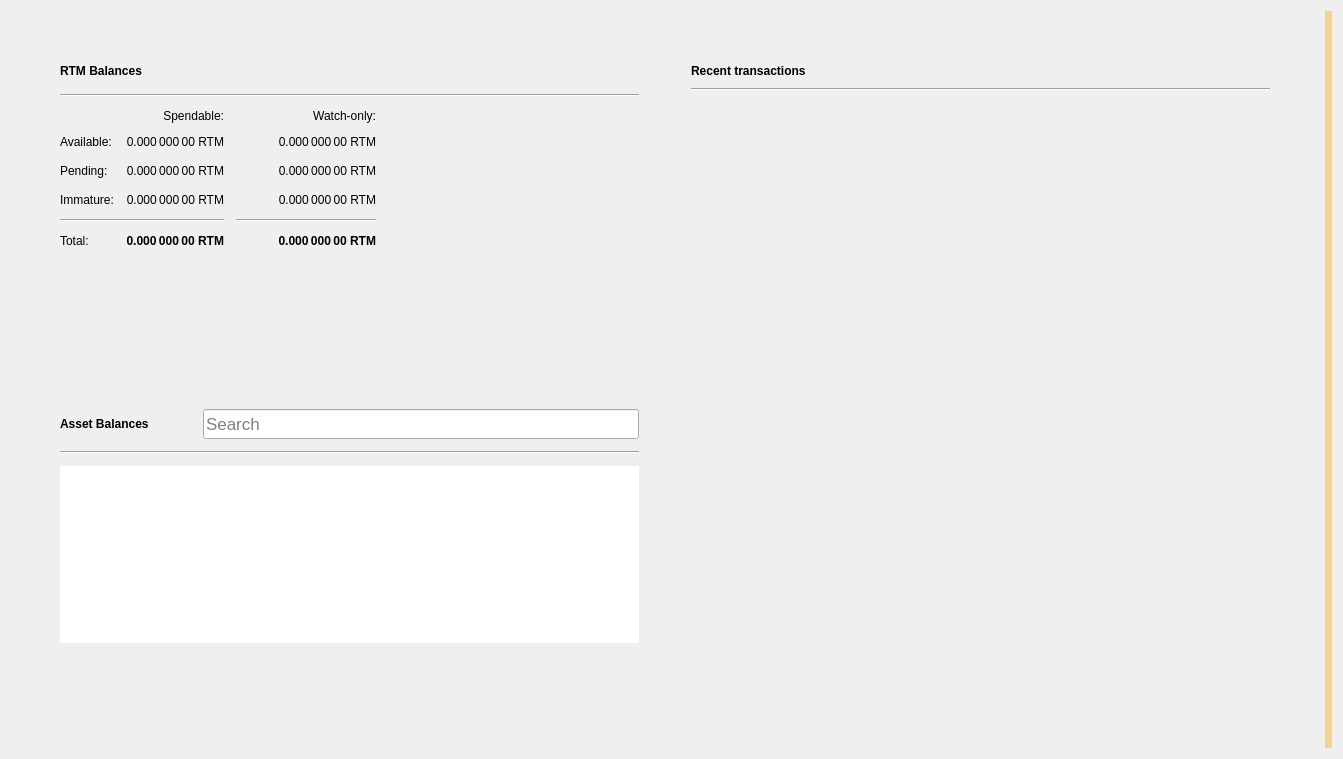
<?xml version="1.0" encoding="UTF-8"?>
<ui version="4.0">
 <class>OverviewPage</class>
 <widget class="QWidget" name="OverviewPage">
  <property name="geometry">
   <rect>
    <x>0</x>
    <y>0</y>
    <width>1343</width>
    <height>759</height>
   </rect>
  </property>
  <property name="windowTitle">
   <string>Form</string>
  </property>
  <property name="autoFillBackground">
   <bool>false</bool>
  </property>
  <layout class="QGridLayout" name="gridLayout_3">
   <item row="0" column="1">
    <layout class="QVBoxLayout" name="verticalLayout_7">
     <property name="spacing">
      <number>0</number>
     </property>
     <property name="leftMargin">
      <number>0</number>
     </property>
     <property name="topMargin">
      <number>0</number>
     </property>
     <property name="rightMargin">
      <number>0</number>
     </property>
     <property name="bottomMargin">
      <number>0</number>
     </property>
     <item>
      <layout class="QHBoxLayout" name="horizontalLayout" stretch="0,0">
       <property name="spacing">
        <number>34</number>
       </property>
       <property name="sizeConstraint">
        <enum>QLayout::SetMaximumSize</enum>
       </property>
       <property name="leftMargin">
        <number>40</number>
       </property>
       <property name="topMargin">
        <number>40</number>
       </property>
       <property name="rightMargin">
        <number>40</number>
       </property>
       <property name="bottomMargin">
        <number>40</number>
       </property>
       <item>
        <layout class="QVBoxLayout" name="verticalLayout_2">
         <property name="spacing">
          <number>34</number>
         </property>
         <property name="rightMargin">
          <number>0</number>
         </property>
         <item>
          <widget class="QFrame" name="frame">
           <property name="sizePolicy">
            <sizepolicy hsizetype="Preferred" vsizetype="Preferred">
             <horstretch>0</horstretch>
             <verstretch>0</verstretch>
            </sizepolicy>
           </property>
           <property name="frameShape">
            <enum>QFrame::NoFrame</enum>
           </property>
           <property name="frameShadow">
            <enum>QFrame::Raised</enum>
           </property>
           <property name="lineWidth">
            <number>10</number>
           </property>
           <layout class="QVBoxLayout" name="verticalLayout_4">
            <property name="spacing">
             <number>12</number>
            </property>
            <item>
             <layout class="QHBoxLayout" name="horizontalLayout_4">
              <item>
               <widget class="QLabel" name="rvnBalancesLabel">
                <property name="font">
                 <font>
                  <weight>75</weight>
                  <bold>true</bold>
                 </font>
                </property>
                <property name="text">
                 <string>RTM Balances</string>
                </property>
               </widget>
              </item>
              <item>
               <widget class="QPushButton" name="labelWalletStatus">
                <property name="enabled">
                 <bool>true</bool>
                </property>
                <property name="maximumSize">
                 <size>
                  <width>30</width>
                  <height>16777215</height>
                 </size>
                </property>
                <property name="toolTip">
                 <string>The displayed information may be out of date. Your wallet automatically synchronizes with the Raptoreum network after a connection is established, but this process has not completed yet.</string>
                </property>
                <property name="text">
                 <string/>
                </property>
                <property name="icon">
                 <iconset>
                  <normaloff>:/icons/warning</normaloff>
                  <disabledoff>:/icons/warning</disabledoff>:/icons/warning</iconset>
                </property>
                <property name="iconSize">
                 <size>
                  <width>24</width>
                  <height>24</height>
                 </size>
                </property>
                <property name="flat">
                 <bool>true</bool>
                </property>
               </widget>
              </item>
              <item>
               <spacer name="horizontalSpacer_3">
                <property name="orientation">
                 <enum>Qt::Horizontal</enum>
                </property>
                <property name="sizeHint" stdset="0">
                 <size>
                  <width>40</width>
                  <height>20</height>
                 </size>
                </property>
               </spacer>
              </item>
             </layout>
            </item>
            <item>
             <widget class="Line" name="line_2">
              <property name="orientation">
               <enum>Qt::Horizontal</enum>
              </property>
             </widget>
            </item>
            <item>
             <layout class="QGridLayout" name="gridLayout">
              <property name="spacing">
               <number>12</number>
              </property>
              <item row="3" column="2">
               <widget class="QLabel" name="labelWatchImmature">
                <property name="font">
                 <font>
                  <weight>50</weight>
                  <bold>false</bold>
                 </font>
                </property>
                <property name="cursor">
                 <cursorShape>IBeamCursor</cursorShape>
                </property>
                <property name="toolTip">
                 <string>Mined balance in watch-only addresses that has not yet matured</string>
                </property>
                <property name="text">
                 <string notr="true">0.000 000 00 RTM</string>
                </property>
                <property name="alignment">
                 <set>Qt::AlignRight|Qt::AlignTrailing|Qt::AlignVCenter</set>
                </property>
                <property name="textInteractionFlags">
                 <set>Qt::LinksAccessibleByMouse|Qt::TextSelectableByKeyboard|Qt::TextSelectableByMouse</set>
                </property>
               </widget>
              </item>
              <item row="2" column="3">
               <spacer name="horizontalSpacer_2">
                <property name="orientation">
                 <enum>Qt::Horizontal</enum>
                </property>
                <property name="sizeHint" stdset="0">
                 <size>
                  <width>40</width>
                  <height>20</height>
                 </size>
                </property>
               </spacer>
              </item>
              <item row="1" column="0">
               <widget class="QLabel" name="labelBalanceText">
                <property name="text">
                 <string>Available:</string>
                </property>
               </widget>
              </item>
              <item row="1" column="2">
               <widget class="QLabel" name="labelWatchAvailable">
                <property name="font">
                 <font>
                  <weight>50</weight>
                  <bold>false</bold>
                 </font>
                </property>
                <property name="cursor">
                 <cursorShape>IBeamCursor</cursorShape>
                </property>
                <property name="toolTip">
                 <string>Your current balance in watch-only addresses</string>
                </property>
                <property name="text">
                 <string notr="true">0.000 000 00 RTM</string>
                </property>
                <property name="alignment">
                 <set>Qt::AlignRight|Qt::AlignTrailing|Qt::AlignVCenter</set>
                </property>
                <property name="textInteractionFlags">
                 <set>Qt::LinksAccessibleByMouse|Qt::TextSelectableByKeyboard|Qt::TextSelectableByMouse</set>
                </property>
               </widget>
              </item>
              <item row="2" column="1">
               <widget class="QLabel" name="labelUnconfirmed">
                <property name="font">
                 <font>
                  <weight>50</weight>
                  <bold>false</bold>
                 </font>
                </property>
                <property name="cursor">
                 <cursorShape>IBeamCursor</cursorShape>
                </property>
                <property name="toolTip">
                 <string>Total of transactions that have yet to be confirmed, and do not yet count toward the spendable balance</string>
                </property>
                <property name="text">
                 <string notr="true">0.000 000 00 RTM</string>
                </property>
                <property name="alignment">
                 <set>Qt::AlignRight|Qt::AlignTrailing|Qt::AlignVCenter</set>
                </property>
                <property name="textInteractionFlags">
                 <set>Qt::LinksAccessibleByMouse|Qt::TextSelectableByKeyboard|Qt::TextSelectableByMouse</set>
                </property>
               </widget>
              </item>
              <item row="4" column="2">
               <widget class="Line" name="lineWatchBalance">
                <property name="sizePolicy">
                 <sizepolicy hsizetype="Preferred" vsizetype="Fixed">
                  <horstretch>0</horstretch>
                  <verstretch>0</verstretch>
                 </sizepolicy>
                </property>
                <property name="minimumSize">
                 <size>
                  <width>140</width>
                  <height>0</height>
                 </size>
                </property>
                <property name="orientation">
                 <enum>Qt::Horizontal</enum>
                </property>
               </widget>
              </item>
              <item row="0" column="1">
               <widget class="QLabel" name="labelSpendable">
                <property name="text">
                 <string>Spendable:</string>
                </property>
                <property name="alignment">
                 <set>Qt::AlignRight|Qt::AlignTrailing|Qt::AlignVCenter</set>
                </property>
               </widget>
              </item>
              <item row="3" column="0">
               <widget class="QLabel" name="labelImmatureText">
                <property name="text">
                 <string>Immature:</string>
                </property>
               </widget>
              </item>
              <item row="5" column="2">
               <widget class="QLabel" name="labelWatchTotal">
                <property name="font">
                 <font>
                  <weight>75</weight>
                  <bold>true</bold>
                 </font>
                </property>
                <property name="cursor">
                 <cursorShape>IBeamCursor</cursorShape>
                </property>
                <property name="toolTip">
                 <string>Current total balance in watch-only addresses</string>
                </property>
                <property name="text">
                 <string notr="true">0.000 000 00 RTM</string>
                </property>
                <property name="alignment">
                 <set>Qt::AlignRight|Qt::AlignTrailing|Qt::AlignVCenter</set>
                </property>
                <property name="textInteractionFlags">
                 <set>Qt::LinksAccessibleByMouse|Qt::TextSelectableByKeyboard|Qt::TextSelectableByMouse</set>
                </property>
               </widget>
              </item>
              <item row="4" column="0" colspan="2">
               <widget class="Line" name="line">
                <property name="orientation">
                 <enum>Qt::Horizontal</enum>
                </property>
               </widget>
              </item>
              <item row="0" column="2">
               <widget class="QLabel" name="labelWatchonly">
                <property name="text">
                 <string>Watch-only:</string>
                </property>
                <property name="alignment">
                 <set>Qt::AlignRight|Qt::AlignTrailing|Qt::AlignVCenter</set>
                </property>
               </widget>
              </item>
              <item row="5" column="1">
               <widget class="QLabel" name="labelTotal">
                <property name="font">
                 <font>
                  <weight>75</weight>
                  <bold>true</bold>
                 </font>
                </property>
                <property name="cursor">
                 <cursorShape>IBeamCursor</cursorShape>
                </property>
                <property name="toolTip">
                 <string>Your current total balance</string>
                </property>
                <property name="text">
                 <string notr="true">0.000 000 00 RTM</string>
                </property>
                <property name="alignment">
                 <set>Qt::AlignRight|Qt::AlignTrailing|Qt::AlignVCenter</set>
                </property>
                <property name="textInteractionFlags">
                 <set>Qt::LinksAccessibleByMouse|Qt::TextSelectableByKeyboard|Qt::TextSelectableByMouse</set>
                </property>
               </widget>
              </item>
              <item row="1" column="1">
               <widget class="QLabel" name="labelBalance">
                <property name="font">
                 <font>
                  <weight>50</weight>
                  <bold>false</bold>
                 </font>
                </property>
                <property name="cursor">
                 <cursorShape>IBeamCursor</cursorShape>
                </property>
                <property name="toolTip">
                 <string>Your current spendable balance</string>
                </property>
                <property name="text">
                 <string notr="true">0.000 000 00 RTM</string>
                </property>
                <property name="alignment">
                 <set>Qt::AlignRight|Qt::AlignTrailing|Qt::AlignVCenter</set>
                </property>
                <property name="textInteractionFlags">
                 <set>Qt::LinksAccessibleByMouse|Qt::TextSelectableByKeyboard|Qt::TextSelectableByMouse</set>
                </property>
               </widget>
              </item>
              <item row="2" column="0">
               <widget class="QLabel" name="labelPendingText">
                <property name="text">
                 <string>Pending:</string>
                </property>
               </widget>
              </item>
              <item row="5" column="0">
               <widget class="QLabel" name="labelTotalText">
                <property name="text">
                 <string>Total:</string>
                </property>
               </widget>
              </item>
              <item row="3" column="1">
               <widget class="QLabel" name="labelImmature">
                <property name="font">
                 <font>
                  <weight>50</weight>
                  <bold>false</bold>
                 </font>
                </property>
                <property name="cursor">
                 <cursorShape>IBeamCursor</cursorShape>
                </property>
                <property name="toolTip">
                 <string>Mined balance that has not yet matured</string>
                </property>
                <property name="text">
                 <string notr="true">0.000 000 00 RTM</string>
                </property>
                <property name="alignment">
                 <set>Qt::AlignRight|Qt::AlignTrailing|Qt::AlignVCenter</set>
                </property>
                <property name="textInteractionFlags">
                 <set>Qt::LinksAccessibleByMouse|Qt::TextSelectableByKeyboard|Qt::TextSelectableByMouse</set>
                </property>
               </widget>
              </item>
              <item row="2" column="2">
               <widget class="QLabel" name="labelWatchPending">
                <property name="font">
                 <font>
                  <weight>50</weight>
                  <bold>false</bold>
                 </font>
                </property>
                <property name="cursor">
                 <cursorShape>IBeamCursor</cursorShape>
                </property>
                <property name="toolTip">
                 <string>Unconfirmed transactions to watch-only addresses</string>
                </property>
                <property name="text">
                 <string notr="true">0.000 000 00 RTM</string>
                </property>
                <property name="alignment">
                 <set>Qt::AlignRight|Qt::AlignTrailing|Qt::AlignVCenter</set>
                </property>
                <property name="textInteractionFlags">
                 <set>Qt::LinksAccessibleByMouse|Qt::TextSelectableByKeyboard|Qt::TextSelectableByMouse</set>
                </property>
               </widget>
              </item>
             </layout>
            </item>
           </layout>
          </widget>
         </item>
         <item>
          <widget class="QWidget" name="assetVerticalSpaceWidget2" native="true">
           <property name="autoFillBackground">
            <bool>false</bool>
           </property>
           <layout class="QVBoxLayout" name="verticalLayout_6">
            <item>
             <spacer name="verticalSpacer_4">
              <property name="orientation">
               <enum>Qt::Vertical</enum>
              </property>
              <property name="sizeHint" stdset="0">
               <size>
                <width>20</width>
                <height>87</height>
               </size>
              </property>
             </spacer>
            </item>
           </layout>
          </widget>
         </item>
         <item>
          <widget class="QFrame" name="assetFrame">
           <property name="autoFillBackground">
            <bool>true</bool>
           </property>
           <property name="frameShape">
            <enum>QFrame::NoFrame</enum>
           </property>
           <property name="frameShadow">
            <enum>QFrame::Plain</enum>
           </property>
           <property name="lineWidth">
            <number>0</number>
           </property>
           <layout class="QVBoxLayout" name="verticalLayout_5">
            <property name="spacing">
             <number>12</number>
            </property>
            <item>
             <layout class="QHBoxLayout" name="assetBalanceHorizontalLayout">
              <item alignment="Qt::AlignVCenter">
               <widget class="QLabel" name="assetBalanceLabel">
                <property name="font">
                 <font>
                  <weight>75</weight>
                  <bold>true</bold>
                 </font>
                </property>
                <property name="text">
                 <string>Asset Balances</string>
                </property>
               </widget>
              </item>
              <item>
               <widget class="QPushButton" name="labelAssetStatus">
                <property name="enabled">
                 <bool>true</bool>
                </property>
                <property name="maximumSize">
                 <size>
                  <width>30</width>
                  <height>16777215</height>
                 </size>
                </property>
                <property name="toolTip">
                 <string>The displayed information may be out of date. Your wallet automatically synchronizes with the Raptoreum network after a connection is established, but this process has not completed yet.</string>
                </property>
                <property name="text">
                 <string/>
                </property>
                <property name="icon">
                 <iconset>
                  <normaloff>:/icons/warning</normaloff>
                  <disabledoff>:/icons/warning</disabledoff>:/icons/warning</iconset>
                </property>
                <property name="iconSize">
                 <size>
                  <width>24</width>
                  <height>24</height>
                 </size>
                </property>
                <property name="flat">
                 <bool>true</bool>
                </property>
               </widget>
              </item>
              <item alignment="Qt::AlignBottom">
               <widget class="QLineEdit" name="assetSearch">
                <property name="sizePolicy">
                 <sizepolicy hsizetype="Expanding" vsizetype="Preferred">
                  <horstretch>0</horstretch>
                  <verstretch>0</verstretch>
                 </sizepolicy>
                </property>
                <property name="minimumSize">
                 <size>
                  <width>0</width>
                  <height>30</height>
                 </size>
                </property>
                <property name="maximumSize">
                 <size>
                  <width>16777215</width>
                  <height>30</height>
                 </size>
                </property>
                <property name="sizeIncrement">
                 <size>
                  <width>0</width>
                  <height>0</height>
                 </size>
                </property>
                <property name="baseSize">
                 <size>
                  <width>0</width>
                  <height>0</height>
                 </size>
                </property>
                <property name="font">
                 <font>
                  <pointsize>13</pointsize>
                 </font>
                </property>
                <property name="maxLength">
                 <number>32</number>
                </property>
                <property name="frame">
                 <bool>true</bool>
                </property>
                <property name="alignment">
                 <set>Qt::AlignLeading|Qt::AlignLeft|Qt::AlignVCenter</set>
                </property>
                <property name="placeholderText">
                 <string>Search</string>
                </property>
                <property name="clearButtonEnabled">
                 <bool>true</bool>
                </property>
               </widget>
              </item>
             </layout>
            </item>
            <item>
             <widget class="Line" name="assetBalanceLine">
              <property name="orientation">
               <enum>Qt::Horizontal</enum>
              </property>
             </widget>
            </item>
            <item>
             <widget class="QListView" name="listAssets">
              <property name="frameShape">
               <enum>QFrame::NoFrame</enum>
              </property>
              <property name="lineWidth">
               <number>0</number>
              </property>
              <property name="verticalScrollMode">
               <enum>QAbstractItemView::ScrollPerItem</enum>
              </property>
             </widget>
            </item>
            <item>
             <widget class="QWidget" name="assetVerticalSpaceWidget" native="true">
              <property name="autoFillBackground">
               <bool>false</bool>
              </property>
              <layout class="QVBoxLayout" name="verticalLayout">
               <item>
                <spacer name="verticalSpacer_3">
                 <property name="orientation">
                  <enum>Qt::Vertical</enum>
                 </property>
                 <property name="sizeHint" stdset="0">
                  <size>
                   <width>20</width>
                   <height>40</height>
                  </size>
                 </property>
                </spacer>
               </item>
              </layout>
             </widget>
            </item>
           </layout>
          </widget>
         </item>
        </layout>
       </item>
       <item>
        <layout class="QVBoxLayout" name="verticalLayout_3">
         <property name="spacing">
          <number>34</number>
         </property>
         <property name="leftMargin">
          <number>0</number>
         </property>
         <item>
          <widget class="QFrame" name="frame_2">
           <property name="sizePolicy">
            <sizepolicy hsizetype="Preferred" vsizetype="Fixed">
             <horstretch>0</horstretch>
             <verstretch>0</verstretch>
            </sizepolicy>
           </property>
           <property name="frameShape">
            <enum>QFrame::NoFrame</enum>
           </property>
           <property name="frameShadow">
            <enum>QFrame::Plain</enum>
           </property>
           <property name="lineWidth">
            <number>0</number>
           </property>
           <layout class="QGridLayout" name="gridLayout_2">
            <property name="horizontalSpacing">
             <number>12</number>
            </property>
            <item row="0" column="0">
             <layout class="QHBoxLayout" name="horizontalLayout_2">
              <item>
               <widget class="QLabel" name="recentTransactionsLabel">
                <property name="font">
                 <font>
                  <weight>75</weight>
                  <bold>true</bold>
                 </font>
                </property>
                <property name="text">
                 <string>Recent transactions</string>
                </property>
               </widget>
              </item>
              <item>
               <widget class="QPushButton" name="labelTransactionsStatus">
                <property name="enabled">
                 <bool>true</bool>
                </property>
                <property name="maximumSize">
                 <size>
                  <width>30</width>
                  <height>16777215</height>
                 </size>
                </property>
                <property name="toolTip">
                 <string>The displayed information may be out of date. Your wallet automatically synchronizes with the Raptoreum network after a connection is established, but this process has not completed yet.</string>
                </property>
                <property name="text">
                 <string/>
                </property>
                <property name="icon">
                 <iconset>
                  <normaloff>:/icons/warning</normaloff>
                  <disabledoff>:/icons/warning</disabledoff>:/icons/warning</iconset>
                </property>
                <property name="iconSize">
                 <size>
                  <width>24</width>
                  <height>24</height>
                 </size>
                </property>
                <property name="flat">
                 <bool>true</bool>
                </property>
               </widget>
              </item>
              <item>
               <spacer name="horizontalSpacer">
                <property name="orientation">
                 <enum>Qt::Horizontal</enum>
                </property>
                <property name="sizeHint" stdset="0">
                 <size>
                  <width>40</width>
                  <height>20</height>
                 </size>
                </property>
               </spacer>
              </item>
             </layout>
            </item>
            <item row="2" column="0">
             <widget class="QListView" name="listTransactions">
              <property name="styleSheet">
               <string notr="true">QListView { background: transparent; }</string>
              </property>
              <property name="frameShape">
               <enum>QFrame::NoFrame</enum>
              </property>
              <property name="verticalScrollBarPolicy">
               <enum>Qt::ScrollBarAlwaysOff</enum>
              </property>
              <property name="horizontalScrollBarPolicy">
               <enum>Qt::ScrollBarAlwaysOff</enum>
              </property>
              <property name="selectionMode">
               <enum>QAbstractItemView::NoSelection</enum>
              </property>
             </widget>
            </item>
            <item row="1" column="0">
             <widget class="Line" name="line_3">
              <property name="orientation">
               <enum>Qt::Horizontal</enum>
              </property>
             </widget>
            </item>
           </layout>
          </widget>
         </item>
         <item>
          <spacer name="verticalSpacer_2">
           <property name="orientation">
            <enum>Qt::Vertical</enum>
           </property>
           <property name="sizeHint" stdset="0">
            <size>
             <width>20</width>
             <height>40</height>
            </size>
           </property>
          </spacer>
         </item>
        </layout>
       </item>
      </layout>
     </item>
    </layout>
   </item>
   <item row="0" column="3">
    <widget class="QLabel" name="labelAlerts">
     <property name="visible">
      <bool>true</bool>
     </property>
     <property name="styleSheet">
      <string notr="true">QLabel { background-color: qlineargradient(x1: 0, y1: 0, x2: 1, y2: 0, stop:0 #F0D0A0, stop:1 #F8D488); color:#000000; }</string>
     </property>
     <property name="wordWrap">
      <bool>true</bool>
     </property>
     <property name="margin">
      <number>3</number>
     </property>
     <property name="textInteractionFlags">
      <set>Qt::TextSelectableByMouse</set>
     </property>
    </widget>
   </item>
  </layout>
 </widget>
 <resources/>
 <connections/>
</ui>
